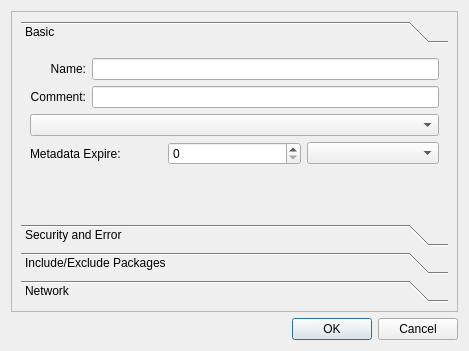
<?xml version="1.0" encoding="UTF-8"?>
<ui version="4.0">
 <class>EditRepo</class>
 <widget class="QDialog" name="EditRepo">
  <property name="geometry">
   <rect>
    <x>0</x>
    <y>0</y>
    <width>469</width>
    <height>351</height>
   </rect>
  </property>
  <property name="sizePolicy">
   <sizepolicy hsizetype="Preferred" vsizetype="Preferred">
    <horstretch>0</horstretch>
    <verstretch>0</verstretch>
   </sizepolicy>
  </property>
  <property name="minimumSize">
   <size>
    <width>449</width>
    <height>331</height>
   </size>
  </property>
  <property name="maximumSize">
   <size>
    <width>1000</width>
    <height>1000</height>
   </size>
  </property>
  <property name="windowTitle">
   <string>Edit Repository</string>
  </property>
  <property name="windowIcon">
   <iconset resource="Images.qrc">
    <normaloff>:/Icons/Images/Icons/document-edit.png</normaloff>:/Icons/Images/Icons/document-edit.png</iconset>
  </property>
  <layout class="QGridLayout" name="gridLayout">
   <item row="0" column="0">
    <widget class="QFrame" name="frame">
     <property name="frameShape">
      <enum>QFrame::StyledPanel</enum>
     </property>
     <property name="frameShadow">
      <enum>QFrame::Raised</enum>
     </property>
     <layout class="QHBoxLayout" name="horizontalLayout_5">
      <item>
       <widget class="QToolBox" name="toolBox">
        <property name="sizePolicy">
         <sizepolicy hsizetype="Preferred" vsizetype="Preferred">
          <horstretch>0</horstretch>
          <verstretch>0</verstretch>
         </sizepolicy>
        </property>
        <property name="currentIndex">
         <number>0</number>
        </property>
        <widget class="QWidget" name="page">
         <property name="geometry">
          <rect>
           <x>0</x>
           <y>0</y>
           <width>437</width>
           <height>186</height>
          </rect>
         </property>
         <attribute name="label">
          <string>Basic</string>
         </attribute>
         <layout class="QGridLayout" name="gridLayout_2">
          <item row="3" column="0">
           <spacer name="verticalSpacer_2">
            <property name="orientation">
             <enum>Qt::Vertical</enum>
            </property>
            <property name="sizeHint" stdset="0">
             <size>
              <width>20</width>
              <height>40</height>
             </size>
            </property>
           </spacer>
          </item>
          <item row="1" column="0">
           <widget class="QComboBox" name="comboBoxBaseURLMirrorList"/>
          </item>
          <item row="0" column="0">
           <layout class="QHBoxLayout" name="horizontalLayout">
            <item>
             <layout class="QVBoxLayout" name="verticalLayout_5">
              <item>
               <widget class="QLabel" name="labelName">
                <property name="text">
                 <string>     Name:</string>
                </property>
                <property name="alignment">
                 <set>Qt::AlignRight|Qt::AlignTrailing|Qt::AlignVCenter</set>
                </property>
                <property name="textInteractionFlags">
                 <set>Qt::LinksAccessibleByMouse</set>
                </property>
               </widget>
              </item>
              <item>
               <widget class="QLabel" name="labelComment">
                <property name="text">
                 <string>Comment:</string>
                </property>
                <property name="alignment">
                 <set>Qt::AlignRight|Qt::AlignTrailing|Qt::AlignVCenter</set>
                </property>
               </widget>
              </item>
             </layout>
            </item>
            <item>
             <layout class="QVBoxLayout" name="verticalLayout_3">
              <item>
               <widget class="QLineEdit" name="lineEditName">
                <property name="maximumSize">
                 <size>
                  <width>16777215</width>
                  <height>16777215</height>
                 </size>
                </property>
                <property name="toolTip">
                 <string>&lt;!DOCTYPE HTML PUBLIC &quot;-//W3C//DTD HTML 4.0//EN&quot; &quot;http://www.w3.org/TR/REC-html40/strict.dtd&quot;&gt;
&lt;html&gt;&lt;head&gt;&lt;meta name=&quot;qrichtext&quot; content=&quot;1&quot; /&gt;&lt;style type=&quot;text/css&quot;&gt;
p, li { white-space: pre-wrap; }
&lt;/style&gt;&lt;/head&gt;&lt;body style=&quot; font-family:'Sans Serif'; font-size:10pt; font-weight:400; font-style:normal;&quot;&gt;
&lt;p style=&quot; margin-top:0px; margin-bottom:0px; margin-left:0px; margin-right:0px; -qt-block-indent:0; text-indent:0px;&quot;&gt;&lt;span style=&quot; font-weight:600;&quot;&gt;Repository name&lt;/span&gt;&lt;/p&gt;&lt;/body&gt;&lt;/html&gt;</string>
                </property>
               </widget>
              </item>
              <item>
               <widget class="QLineEdit" name="lineEditComment">
                <property name="toolTip">
                 <string>&lt;!DOCTYPE HTML PUBLIC &quot;-//W3C//DTD HTML 4.0//EN&quot; &quot;http://www.w3.org/TR/REC-html40/strict.dtd&quot;&gt;
&lt;html&gt;&lt;head&gt;&lt;meta name=&quot;qrichtext&quot; content=&quot;1&quot; /&gt;&lt;style type=&quot;text/css&quot;&gt;
p, li { white-space: pre-wrap; }
&lt;/style&gt;&lt;/head&gt;&lt;body style=&quot; font-family:'Sans Serif'; font-size:10pt; font-weight:400; font-style:normal;&quot;&gt;
&lt;p style=&quot; margin-top:0px; margin-bottom:0px; margin-left:0px; margin-right:0px; -qt-block-indent:0; text-indent:0px;&quot;&gt;&lt;span style=&quot; font-weight:600;&quot;&gt;A human readable string describing the repository&lt;/span&gt;&lt;/p&gt;&lt;/body&gt;&lt;/html&gt;</string>
                </property>
               </widget>
              </item>
             </layout>
            </item>
           </layout>
          </item>
          <item row="2" column="0">
           <layout class="QHBoxLayout" name="horizontalLayout_4">
            <item>
             <widget class="QLabel" name="labelMetadataExpire">
              <property name="text">
               <string>Metadata Expire:</string>
              </property>
              <property name="scaledContents">
               <bool>false</bool>
              </property>
             </widget>
            </item>
            <item>
             <widget class="QSpinBox" name="spinBoxMetadataExpire">
              <property name="maximum">
               <number>366</number>
              </property>
             </widget>
            </item>
            <item>
             <widget class="QComboBox" name="comboBoxMetadataExpire"/>
            </item>
           </layout>
          </item>
         </layout>
        </widget>
        <widget class="QWidget" name="page_2">
         <property name="geometry">
          <rect>
           <x>0</x>
           <y>0</y>
           <width>437</width>
           <height>72</height>
          </rect>
         </property>
         <attribute name="label">
          <string>Security and Error</string>
         </attribute>
         <widget class="QCheckBox" name="checkBoxSkipIfUnavailable">
          <property name="geometry">
           <rect>
            <x>10</x>
            <y>110</y>
            <width>151</width>
            <height>31</height>
           </rect>
          </property>
          <property name="text">
           <string>Skip if unavailable.</string>
          </property>
         </widget>
         <widget class="QLabel" name="labelFailoverMethod">
          <property name="geometry">
           <rect>
            <x>10</x>
            <y>80</y>
            <width>104</width>
            <height>26</height>
           </rect>
          </property>
          <property name="text">
           <string>Failover Method:</string>
          </property>
         </widget>
         <widget class="QComboBox" name="comboBoxFailoverMethod">
          <property name="geometry">
           <rect>
            <x>120</x>
            <y>80</y>
            <width>111</width>
            <height>23</height>
           </rect>
          </property>
          <property name="editable">
           <bool>false</bool>
          </property>
         </widget>
         <widget class="QWidget" name="layoutWidget_2">
          <property name="geometry">
           <rect>
            <x>10</x>
            <y>10</y>
            <width>421</width>
            <height>52</height>
           </rect>
          </property>
          <layout class="QVBoxLayout" name="verticalLayout_4">
           <item>
            <widget class="QCheckBox" name="checkBoxGPGCheck">
             <property name="text">
              <string>GPG Check</string>
             </property>
            </widget>
           </item>
           <item>
            <layout class="QHBoxLayout" name="horizontalLayout_7">
             <item>
              <widget class="QLabel" name="labelGPGKey">
               <property name="enabled">
                <bool>false</bool>
               </property>
               <property name="text">
                <string>   GPG Key:</string>
               </property>
               <property name="alignment">
                <set>Qt::AlignRight|Qt::AlignTrailing|Qt::AlignVCenter</set>
               </property>
              </widget>
             </item>
             <item>
              <widget class="QLineEdit" name="lineEditGPGKey">
               <property name="enabled">
                <bool>false</bool>
               </property>
               <property name="maximumSize">
                <size>
                 <width>331</width>
                 <height>23</height>
                </size>
               </property>
              </widget>
             </item>
            </layout>
           </item>
          </layout>
         </widget>
        </widget>
        <widget class="QWidget" name="page_4">
         <property name="geometry">
          <rect>
           <x>0</x>
           <y>0</y>
           <width>437</width>
           <height>177</height>
          </rect>
         </property>
         <attribute name="label">
          <string>Include/Exclude Packages</string>
         </attribute>
         <layout class="QGridLayout" name="gridLayout_3">
          <item row="0" column="0">
           <widget class="QCheckBox" name="checkBoxIncludeExcludeEnable">
            <property name="text">
             <string>Enable</string>
            </property>
           </widget>
          </item>
          <item row="1" column="0">
           <layout class="QVBoxLayout" name="verticalLayout_6">
            <item>
             <widget class="QComboBox" name="comboBoxIncludeExclude">
              <property name="enabled">
               <bool>false</bool>
              </property>
             </widget>
            </item>
            <item>
             <widget class="QListView" name="listViewIncludeExclude">
              <property name="enabled">
               <bool>false</bool>
              </property>
              <property name="focusPolicy">
               <enum>Qt::WheelFocus</enum>
              </property>
             </widget>
            </item>
            <item>
             <layout class="QHBoxLayout" name="horizontalLayout_3">
              <item>
               <widget class="QPushButton" name="pushButtonIncludeExcludeAdd">
                <property name="enabled">
                 <bool>false</bool>
                </property>
                <property name="text">
                 <string>Add</string>
                </property>
                <property name="icon">
                 <iconset resource="Images.qrc">
                  <normaloff>:/Icons/Images/Icons/list-add.png</normaloff>:/Icons/Images/Icons/list-add.png</iconset>
                </property>
               </widget>
              </item>
              <item>
               <widget class="QPushButton" name="pushButtonIncludeExcludeRemove">
                <property name="enabled">
                 <bool>false</bool>
                </property>
                <property name="text">
                 <string>Remove</string>
                </property>
                <property name="icon">
                 <iconset resource="Images.qrc">
                  <normaloff>:/Icons/Images/Icons/list-remove.png</normaloff>:/Icons/Images/Icons/list-remove.png</iconset>
                </property>
               </widget>
              </item>
             </layout>
            </item>
           </layout>
          </item>
         </layout>
        </widget>
        <widget class="QWidget" name="page_3">
         <property name="geometry">
          <rect>
           <x>0</x>
           <y>0</y>
           <width>437</width>
           <height>177</height>
          </rect>
         </property>
         <attribute name="label">
          <string>Network</string>
         </attribute>
         <widget class="QCheckBox" name="checkBoxProxyEnable">
          <property name="geometry">
           <rect>
            <x>10</x>
            <y>0</y>
            <width>111</width>
            <height>31</height>
           </rect>
          </property>
          <property name="text">
           <string>Proxy enable:</string>
          </property>
         </widget>
         <widget class="QWidget" name="layoutWidget">
          <property name="geometry">
           <rect>
            <x>260</x>
            <y>40</y>
            <width>104</width>
            <height>31</height>
           </rect>
          </property>
          <layout class="QHBoxLayout" name="horizontalLayout_2">
           <item>
            <widget class="QLabel" name="labelProxyPort">
             <property name="enabled">
              <bool>false</bool>
             </property>
             <property name="text">
              <string>Port:</string>
             </property>
            </widget>
           </item>
           <item>
            <widget class="QSpinBox" name="spinBoxProxyPort">
             <property name="enabled">
              <bool>false</bool>
             </property>
             <property name="maximum">
              <number>65535</number>
             </property>
            </widget>
           </item>
          </layout>
         </widget>
         <widget class="QWidget" name="layoutWidget">
          <property name="geometry">
           <rect>
            <x>16</x>
            <y>40</y>
            <width>241</width>
            <height>81</height>
           </rect>
          </property>
          <layout class="QHBoxLayout" name="horizontalLayout_6">
           <item>
            <layout class="QVBoxLayout" name="verticalLayout_2">
             <item>
              <widget class="QLabel" name="labelHTTPProxy">
               <property name="enabled">
                <bool>false</bool>
               </property>
               <property name="maximumSize">
                <size>
                 <width>16777215</width>
                 <height>16777215</height>
                </size>
               </property>
               <property name="text">
                <string>HTTP Proxy:</string>
               </property>
               <property name="alignment">
                <set>Qt::AlignRight|Qt::AlignTrailing|Qt::AlignVCenter</set>
               </property>
              </widget>
             </item>
             <item>
              <widget class="QLabel" name="labelProxyUsername">
               <property name="enabled">
                <bool>false</bool>
               </property>
               <property name="maximumSize">
                <size>
                 <width>16777215</width>
                 <height>16777215</height>
                </size>
               </property>
               <property name="text">
                <string>Username:</string>
               </property>
               <property name="alignment">
                <set>Qt::AlignRight|Qt::AlignTrailing|Qt::AlignVCenter</set>
               </property>
              </widget>
             </item>
             <item>
              <widget class="QLabel" name="labelProxyPassword">
               <property name="enabled">
                <bool>false</bool>
               </property>
               <property name="maximumSize">
                <size>
                 <width>16777215</width>
                 <height>16777215</height>
                </size>
               </property>
               <property name="layoutDirection">
                <enum>Qt::LeftToRight</enum>
               </property>
               <property name="autoFillBackground">
                <bool>false</bool>
               </property>
               <property name="text">
                <string>Password:</string>
               </property>
               <property name="alignment">
                <set>Qt::AlignRight|Qt::AlignTrailing|Qt::AlignVCenter</set>
               </property>
              </widget>
             </item>
            </layout>
           </item>
           <item>
            <layout class="QVBoxLayout" name="verticalLayout">
             <item>
              <widget class="QLineEdit" name="lineEditHTTPProxy">
               <property name="enabled">
                <bool>false</bool>
               </property>
               <property name="maximumSize">
                <size>
                 <width>155</width>
                 <height>23</height>
                </size>
               </property>
              </widget>
             </item>
             <item>
              <widget class="QLineEdit" name="lineEditProxyUsername">
               <property name="enabled">
                <bool>false</bool>
               </property>
               <property name="maximumSize">
                <size>
                 <width>155</width>
                 <height>23</height>
                </size>
               </property>
              </widget>
             </item>
             <item>
              <widget class="QLineEdit" name="lineEditPassword">
               <property name="enabled">
                <bool>false</bool>
               </property>
               <property name="maximumSize">
                <size>
                 <width>155</width>
                 <height>23</height>
                </size>
               </property>
               <property name="styleSheet">
                <string notr="true"/>
               </property>
               <property name="echoMode">
                <enum>QLineEdit::Password</enum>
               </property>
              </widget>
             </item>
            </layout>
           </item>
          </layout>
         </widget>
        </widget>
       </widget>
      </item>
     </layout>
    </widget>
   </item>
   <item row="1" column="0">
    <widget class="QDialogButtonBox" name="buttonBox">
     <property name="standardButtons">
      <set>QDialogButtonBox::Cancel|QDialogButtonBox::Ok</set>
     </property>
    </widget>
   </item>
  </layout>
 </widget>
 <tabstops>
  <tabstop>lineEditName</tabstop>
  <tabstop>lineEditComment</tabstop>
  <tabstop>spinBoxMetadataExpire</tabstop>
  <tabstop>comboBoxMetadataExpire</tabstop>
  <tabstop>checkBoxGPGCheck</tabstop>
  <tabstop>lineEditGPGKey</tabstop>
  <tabstop>comboBoxFailoverMethod</tabstop>
  <tabstop>checkBoxSkipIfUnavailable</tabstop>
  <tabstop>checkBoxIncludeExcludeEnable</tabstop>
  <tabstop>comboBoxIncludeExclude</tabstop>
  <tabstop>listViewIncludeExclude</tabstop>
  <tabstop>pushButtonIncludeExcludeAdd</tabstop>
  <tabstop>pushButtonIncludeExcludeRemove</tabstop>
  <tabstop>checkBoxProxyEnable</tabstop>
  <tabstop>lineEditHTTPProxy</tabstop>
  <tabstop>spinBoxProxyPort</tabstop>
  <tabstop>lineEditProxyUsername</tabstop>
  <tabstop>lineEditPassword</tabstop>
  <tabstop>buttonBox</tabstop>
 </tabstops>
 <resources>
  <include location="Images.qrc"/>
 </resources>
 <connections>
  <connection>
   <sender>buttonBox</sender>
   <signal>rejected()</signal>
   <receiver>EditRepo</receiver>
   <slot>close()</slot>
   <hints>
    <hint type="sourcelabel">
     <x>512</x>
     <y>475</y>
    </hint>
    <hint type="destinationlabel">
     <x>479</x>
     <y>424</y>
    </hint>
   </hints>
  </connection>
 </connections>
</ui>
